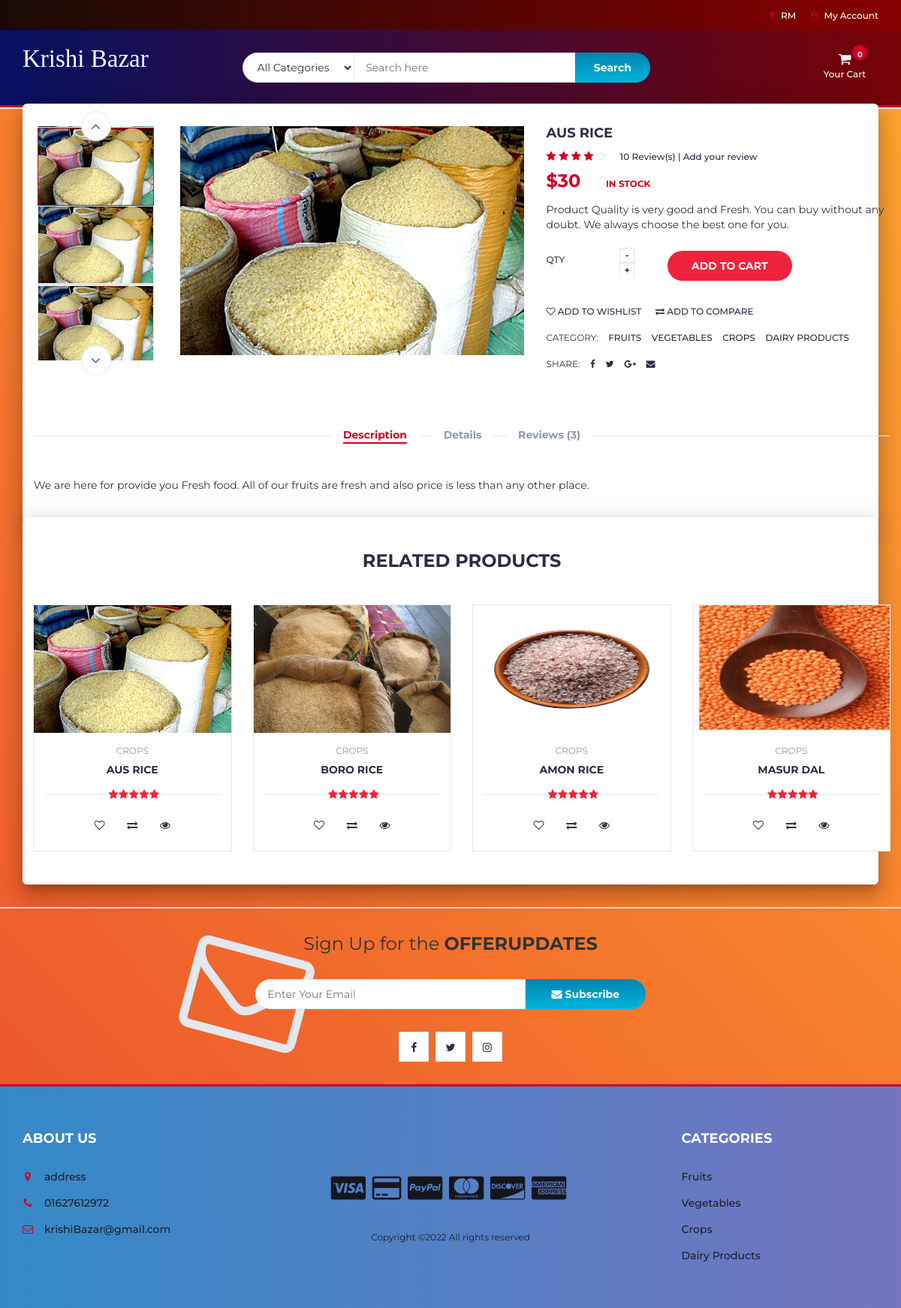
Page /product.php?p=51 on the committed database.
### tables this page shows
CREATE TABLE `products` (
  `product_id` int(100) NOT NULL,
  `product_owner` int(11) DEFAULT 32,
  `product_cat` int(100) NOT NULL,
  `product_brand` int(100) NOT NULL,
  `product_title` varchar(255) NOT NULL,
  `product_price` int(100) NOT NULL,
  `product_stock` int(11) NOT NULL DEFAULT 0,
  `product_desc` text NOT NULL,
  `product_image` text NOT NULL,
  `product_keywords` text NOT NULL
);

CREATE TABLE `categories` (
  `cat_id` int(100) NOT NULL,
  `cat_title` text NOT NULL
);

### product.php (the view, shortened to what this page needs)
<?php
include "header.php";
?>
		<div class="section main main-raised">
			<div class="container">
				<div class="row">
					<?php
								include 'db.php';
								$product_id = $_GET['p'];
								$sql = " SELECT * FROM products WHERE product_id = $product_id";
								$result = mysqli_query($con, $sql);
								if (mysqli_num_rows($result) > 0)
								{
									while($row = mysqli_fetch_assoc($result))
									{
									echo '
                                <div class="col-md-5 col-md-push-2">
                                <div id="product-main-img">
                                    <div class="product-preview">
                                        <img src="product_images/'.$row['product_image'].'" alt="">
                                    </div>
                                    <div class="product-preview">
                                        <img src="product_images/'.$row['product_image'].'" alt="">
                                    </div>
                                    <div class="product-preview">
                                        <img src="product_images/'.$row['product_image'].'" alt="">
                                    </div>
                                    <div class="product-preview">
                                        <img src="product_images/'.$row['product_image'].'" alt="">
                                    </div>
                                </div>
                            </div>
                                <div class="col-md-2  col-md-pull-5">
                                <div id="product-imgs">
                                    <div class="product-preview">
                                        <img src="product_images/'.$row['product_image'].'" alt="">
                                    </div>
                                    <div class="product-preview">
                                        <img src="product_images/'.$row['product_image'].'" alt="">
                                    </div>
                                    <div class="product-preview">
                                        <img src="product_images/'.$row['product_image'].'g" alt="">
                                    </div>
                                    <div class="product-preview">
                                        <img src="product_images/'.$row['product_image'].'" alt="">
                                    </div>
                                </div>
                            </div>
									';
									?>
									<?php
									echo '
                    <div class="col-md-5">
						<div class="product-details">
							<h2 class="product-name">'.$row['product_title'].'</h2>
							<div>
								<div class="product-rating">
									<i class="fa fa-star"></i>
									<i class="fa fa-star"></i>
									<i class="fa fa-star"></i>
									<i class="fa fa-star"></i>
									<i class="fa fa-star-o"></i>
								</div>
								<a class="review-link" href="#review-form">10 Review(s) | Add your review</a>
							</div>
							<div>
						        <h3 class="product-price">$'.$row['product_price'].'<del class="product-old-price"></del></h3>
								<span class="product-available">In Stock</span>
							</div>
							<p>Product Quality is very good and Fresh. You can buy without any doubt. We always choose the best one for you.</p>
							<div class="add-to-cart">
								<div class="qty-label">
									Qty
									<div class="input-number">
										<span class="qty-up">+</span>
										<span class="qty-down">-</span>
									</div>
								</div>
								<div class="btn-group" style="margin-left: 25px; margin-top: 15px">
								<button class="add-to-cart-btn" pid="'.$row['product_id'].'"  id="product" ><i class="fa fa-shopping-cart"></i> add to cart</button>
                                </div>
							</div>
							<ul class="product-btns">
								<li><a href="#"><i class="fa fa-heart-o"></i> add to wishlist</a></li>
								<li><a href="#"><i class="fa fa-exchange"></i> add to compare</a></li>
							</ul>
							<ul class="product-links">
								<li>Category:</li>
								<li><a href="#">Fruits</a></li>
								<li><a href="#">Vegetables</a></li>
								<li><a href="#">Crops</a></li>
								<li><a href="#">Dairy Products</a></li>
							</ul>
							<ul class="product-links">
								<li>Share:</li>
								<li><a href="#"><i class="fa fa-facebook"></i></a></li>
								<li><a href="#"><i class="fa fa-twitter"></i></a></li>
								<li><a href="#"><i class="fa fa-google-plus"></i></a></li>
								<li><a href="#"><i class="fa fa-envelope"></i></a></li>
							</ul>
						</div>
					</div>
					<div class="col-md-12">
						<div id="product-tab">
							<ul class="tab-nav">
								<li class="active"><a data-toggle="tab" href="#tab1">Description</a></li>
								<li><a data-toggle="tab" href="#tab2">Details</a></li>
								<li><a data-toggle="tab" href="#tab3">Reviews (3)</a></li>
							</ul>
							<div class="tab-content">
								<div id="tab1" class="tab-pane fade in active">
									<div class="row">
										<div class="col-md-12">
											<p>We are here for provide you Fresh food. All of our fruits are fresh and also price is less than any other place.</p>
										</div>
									</div>
								</div>
							</div>
						</div>
					</div>
				</div>
			</div>
		</div>
		<div class="section main main-raised">
			<div class="container">
				<div class="row">
					<div class="col-md-12">
						<div class="section-title text-center">
							<h3 class="title">Related Products</h3>
						</div>
					</div>
                    ';
									}
								}
								?>
								<?php
                    include 'db.php';
								$product_id = $_GET['p'];
					$product_query = "SELECT * FROM products,categories WHERE product_cat=cat_id AND product_id BETWEEN $product_id AND $product_id+3";
                $run_query = mysqli_query($con,$product_query);
                if(mysqli_num_rows($run_query) > 0){
                    while($row = mysqli_fetch_array($run_query)){
                        $pro_id    = $row['product_id'];
                        $pro_title = $row['product_title'];
                        $pro_image = $row['product_image'];
                        $cat_name = $row["cat_title"];
                        echo "
                                <div class='col-md-3 col-xs-6'>
								<a href='product.php?p=$pro_id'><div class='product'>
									<div class='product-img'>
										<img src='product_images/$pro_image' style='max-height: 170px;' alt=''>
									</div></a>
									<div class='product-body'>
										<p class='product-category'>$cat_name</p>
										<h3 class='product-name header-cart-item-name'><a href='product.php?p=$pro_id'>$pro_title</a></h3>
										<div class='product-rating'>
											<i class='fa fa-star'></i>
											<i class='fa fa-star'></i>
											<i class='fa fa-star'></i>
											<i class='fa fa-star'></i>
											<i class='fa fa-star'></i>
										</div>
										<div class='product-btns'>
											<button class='add-to-wishlist'><i class='fa fa-heart-o'></i><span class='tooltipp'>add to wishlist</span></button>
											<button class='add-to-compare'><i class='fa fa-exchange'></i><span class='tooltipp'>add to compare</span></button>
											<button class='quick-view'><i class='fa fa-eye'></i><span class='tooltipp'>quick view</span></button>
										</div>
									</div>
									<div class='add-to-cart'>
										<button pid='$pro_id' id='product' class='add-to-cart-btn block2-btn-towishlist' href='#'><i class='fa fa-shopping-cart'></i> add to cart</button>
									</div>
								</div>
                                </div>
			";
		}
}
?>
<?php
include "newslettter.php";
include "footer.php";
?>

### rows in the picture
products: product_image (picture), product_title "AUS RICE", product_price "30", categories.cat_title "CROPS"
products: product_image (picture), categories.cat_title "CROPS", product_title "BORO RICE"
products: product_image (picture), categories.cat_title "CROPS", product_title "AMON RICE"
products: product_image (picture), categories.cat_title "CROPS", product_title "MASUR DAL"
